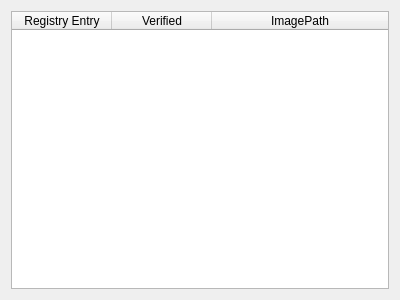
<?xml version="1.0" encoding="UTF-8"?>
<ui version="4.0">
 <class>KnownDLLView</class>
 <widget class="QWidget" name="KnownDLLView">
  <property name="geometry">
   <rect>
    <x>0</x>
    <y>0</y>
    <width>400</width>
    <height>300</height>
   </rect>
  </property>
  <property name="windowTitle">
   <string>KnownDLLView</string>
  </property>
  <layout class="QGridLayout" name="gridLayout">
   <item row="0" column="0">
    <widget class="QTableWidget" name="tableWidget">
     <attribute name="horizontalHeaderStretchLastSection">
      <bool>true</bool>
     </attribute>
     <column>
      <property name="text">
       <string>Registry Entry</string>
      </property>
     </column>
     <column>
      <property name="text">
       <string>Verified</string>
      </property>
     </column>
     <column>
      <property name="text">
       <string>ImagePath</string>
      </property>
     </column>
    </widget>
   </item>
  </layout>
 </widget>
 <layoutdefault spacing="6" margin="11"/>
 <resources/>
 <connections/>
</ui>
